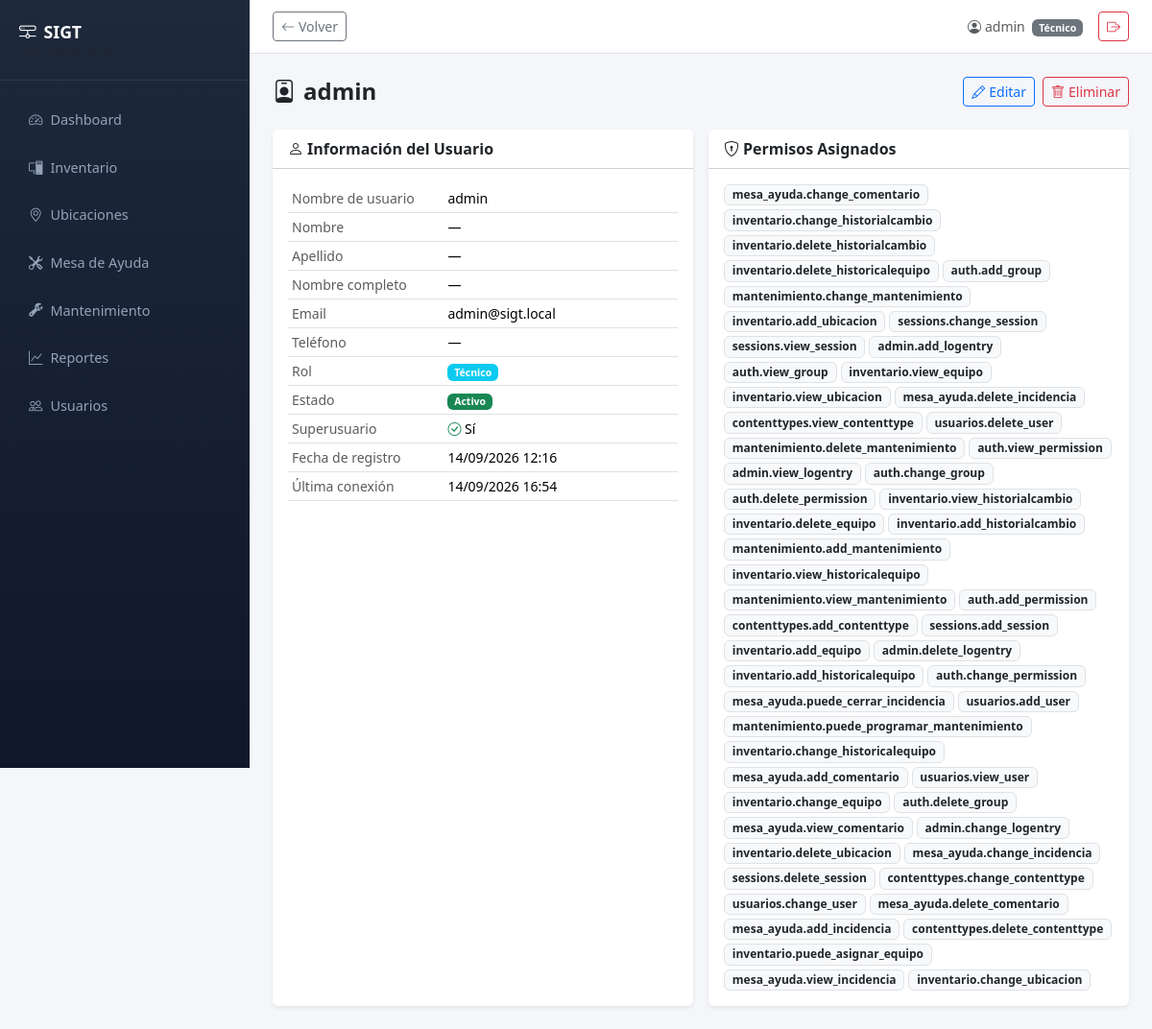
Before: /usuarios/1/ (signed in) with the older database file.
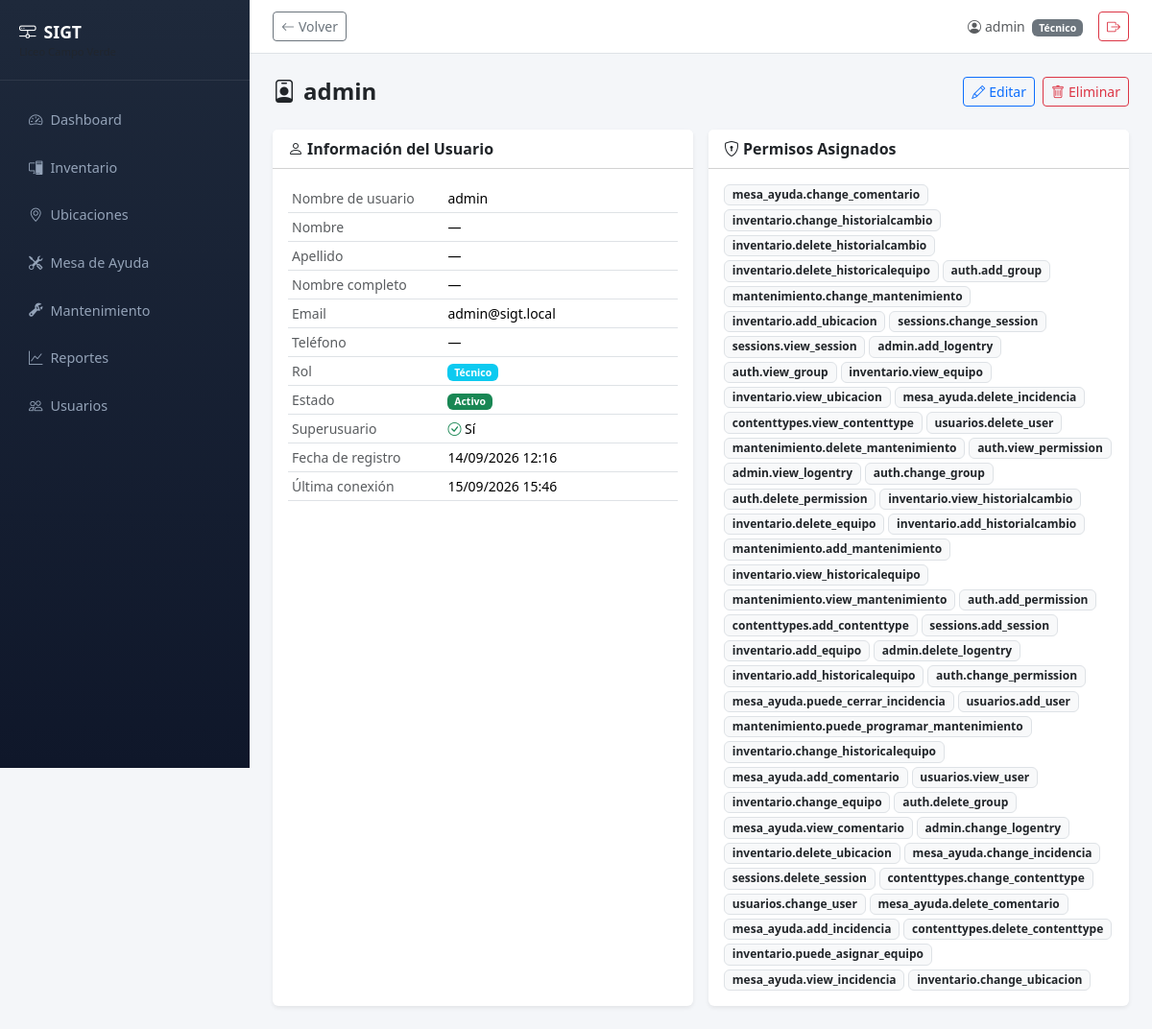
After: the same page with the newer database file.
### usuarios/models.py (models this page shows, shortened)
class User(AbstractUser):
    ROL_CHOICES = [
        ('admin', 'Administrador'),
        ('tecnico', 'Técnico'),
    ]
    rol = models.CharField(max_length=10, choices=ROL_CHOICES, default='tecnico')
    telefono = models.CharField(max_length=20, blank=True)
    class Meta:
        verbose_name = 'usuario'
        verbose_name_plural = 'usuarios'

### usuarios/views.py (the view)
# urls.py: path('<int:pk>/', views.UserDetailView.as_view(), name='detalle'),
class UserDetailView(LoginRequiredMixin, PermisosUsuariosMixin, DetailView):
    model = User
    template_name = 'usuarios/user_detail.html'
    context_object_name = 'usuario'
    permission_required = 'usuarios.view_user'

### usuarios/views.py (called while the page is built)
    def has_permission(self):
        return super().has_permission() or self.request.user.is_superuser

### usuarios/templates/usuarios/user_detail.html (shortened to what the changed rows need)
{% extends "base.html" %}
{% block content %}
<div class="d-flex justify-content-between align-items-center mb-4">
    <h4 class="fw-bold mb-0"><i class="bi bi-person-badge me-2"></i>{{ usuario.get_full_name|default:usuario.username }}</h4>
    <div class="d-flex gap-2">
        {% if perms.usuarios.change_user or user.is_superuser %}
        <a href="{% url 'usuarios:editar' usuario.pk %}" class="btn btn-outline-primary btn-sm">
        </a>
        {% endif %}
        {% if perms.usuarios.delete_user or user.is_superuser %}
        <a href="{% url 'usuarios:eliminar' usuario.pk %}" class="btn btn-outline-danger btn-sm">
        </a>
        {% endif %}
    </div>
</div>
<div class="row g-3">
    <div class="col-md-6">
        <div class="card border-0 shadow-sm h-100">
            <div class="card-body">
                <table class="table table-sm small mb-0">
                    <tbody>
                        <tr>
                            <th class="text-muted fw-normal" style="width:40%">Nombre de usuario</th>
                            <td>{{ usuario.username }}</td>
                        </tr>
                        <tr>
                            <th class="text-muted fw-normal">Nombre</th>
                            <td>{{ usuario.first_name|default:"—" }}</td>
                        </tr>
                        <tr>
                            <th class="text-muted fw-normal">Apellido</th>
                            <td>{{ usuario.last_name|default:"—" }}</td>
                        </tr>
                        <tr>
                            <th class="text-muted fw-normal">Nombre completo</th>
                            <td>{{ usuario.get_full_name|default:"—" }}</td>
                        </tr>
                        <tr>
                            <th class="text-muted fw-normal">Email</th>
                            <td>{{ usuario.email|default:"—" }}</td>
                        </tr>
                        <tr>
                            <th class="text-muted fw-normal">Teléfono</th>
                            <td>{{ usuario.telefono|default:"—" }}</td>
                        </tr>
                        <tr>
                            <th class="text-muted fw-normal">Rol</th>
                            <td>
                                <span class="badge {% if usuario.rol == 'admin' %}bg-danger{% elif usuario.rol == 'tecnico' %}bg-info{% else %}bg-secondary{% endif %}">
                                    {{ usuario.get_rol_display }}
                                </span>
                            </td>
                        </tr>
                        <tr>
                            <th class="text-muted fw-normal">Estado</th>
                        </tr>
                        <tr>
                            <th class="text-muted fw-normal">Superusuario</th>
                        </tr>
                        <tr>
                            <th class="text-muted fw-normal">Fecha de registro</th>
                            <td>{{ usuario.date_joined|date:"d/m/Y H:i" }}</td>
                        </tr>
                        <tr>
                            <th class="text-muted fw-normal">Última conexión</th>
                            <td>{{ usuario.last_login|date:"d/m/Y H:i"|default:"—" }}</td>
                        </tr>
                    </tbody>
                </table>
            </div>
        </div>
    </div>
</div>
{% endblock %}

### templates/base.html (shortened to what this page needs)
{% load static %}
<!DOCTYPE html>
<html lang="es" data-bs-theme="light">
<head>
    <link href="https://cdn.jsdelivr.net/npm/bootstrap@5.3.3/dist/css/bootstrap.min.css" rel="stylesheet">
    <link href="https://cdn.jsdelivr.net/npm/bootstrap-icons@1.11.3/font/bootstrap-icons.min.css" rel="stylesheet">
</head>
<body>
    <aside class="sidebar" id="sidebar">
        <div class="sidebar-brand">
            <i class="bi bi-hdd-network me-2"></i>SIGT
            <small class="d-block text-muted" style="font-size:0.7rem; font-weight:400;">Liceo Campo Verde</small>
        </div>
        <nav class="nav flex-column mt-3">
            {% for item in sidebar_items %}
            <a class="nav-link {% if request.path == item.url %}active{% endif %}" href="{{ item.url }}">
                <i class="bi {{ item.icon }} me-2"></i>{{ item.label }}
            </a>
            {% endfor %}
        </nav>
    </aside>
    <div class="main-content">
        <div class="topbar d-flex justify-content-between align-items-center">
            <div class="d-flex align-items-center gap-2">
                {% if user.is_authenticated %}
                <button type="button" class="btn btn-sm btn-outline-secondary" onclick="history.back()" title="Volver atrás">
                    <i class="bi bi-arrow-left me-1"></i>Volver
                </button>
                {% endif %}
            </div>
            <div class="d-flex align-items-center gap-3">
                {% if user.is_authenticated %}
                <span class="text-muted small">
                    <i class="bi bi-person-circle me-1"></i>{{ user.get_full_name|default:user.username }}
                    {% if user.rol %}<span class="badge bg-secondary ms-1">{{ user.get_rol_display }}</span>{% endif %}
                </span>
                <form method="post" action="{% url 'usuarios:logout' %}" class="d-inline">
                    <button type="submit" class="btn btn-sm btn-outline-danger">
                        <i class="bi bi-box-arrow-right"></i>
                    </button>
                </form>
                {% endif %}
            </div>
        </div>
        <div class="content-body">
            {% block content %}{% endblock %}
        </div>
    </div>
</body>
</html>

Changed rows visible on the page:
changed User "admin": last_login "14/09/2026 16:54" → "15/09/2026 15:46"
